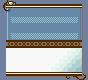

Below is a game level as drawn by its tile map, then a one-line description and the .tmx that defines it (tile-layer data replaced by summaries):
An orthogonal 11x10 tile map with 8x8 px tiles, 1 tile layer (Tile Layer 1).

<map version="1.0" orientation="orthogonal" renderorder="right-down" width="11" height="10" tilewidth="8" tileheight="8" nextobjectid="1">
 <tileset firstgid="1" name="MenuTiles" tilewidth="8" tileheight="8">
  <image source="MenuTiles.png" width="256" height="32" />
 </tileset>
 <layer name="Tile Layer 1" width="11" height="10">
  <data>[110 cells, 110 non-empty, 30 distinct tile ids]</data>
 </layer>
</map>
